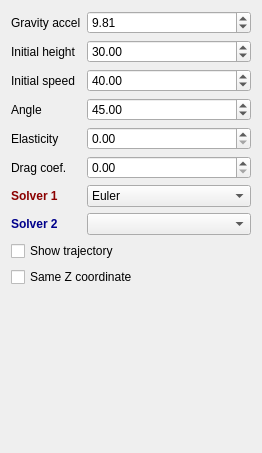
<?xml version="1.0" encoding="UTF-8"?>
<ui version="4.0">
 <class>WidgetProjectiles</class>
 <widget class="QWidget" name="WidgetProjectiles">
  <property name="geometry">
   <rect>
    <x>0</x>
    <y>0</y>
    <width>262</width>
    <height>453</height>
   </rect>
  </property>
  <property name="windowTitle">
   <string>Form</string>
  </property>
  <layout class="QFormLayout" name="formLayout">
   <item row="0" column="0">
    <widget class="QLabel" name="label_2">
     <property name="text">
      <string>Gravity accel</string>
     </property>
    </widget>
   </item>
   <item row="0" column="1">
    <widget class="QDoubleSpinBox" name="gravity">
     <property name="singleStep">
      <double>0.100000000000000</double>
     </property>
     <property name="value">
      <double>9.810000000000000</double>
     </property>
    </widget>
   </item>
   <item row="1" column="0">
    <widget class="QLabel" name="label">
     <property name="text">
      <string>Initial height</string>
     </property>
    </widget>
   </item>
   <item row="1" column="1">
    <widget class="QDoubleSpinBox" name="height">
     <property name="maximum">
      <double>100.000000000000000</double>
     </property>
     <property name="value">
      <double>30.000000000000000</double>
     </property>
    </widget>
   </item>
   <item row="3" column="0">
    <widget class="QLabel" name="label_3">
     <property name="text">
      <string>Angle</string>
     </property>
    </widget>
   </item>
   <item row="3" column="1">
    <widget class="QDoubleSpinBox" name="angle">
     <property name="minimum">
      <double>-90.000000000000000</double>
     </property>
     <property name="maximum">
      <double>90.000000000000000</double>
     </property>
     <property name="value">
      <double>45.000000000000000</double>
     </property>
    </widget>
   </item>
   <item row="2" column="0">
    <widget class="QLabel" name="label_4">
     <property name="text">
      <string>Initial speed</string>
     </property>
    </widget>
   </item>
   <item row="2" column="1">
    <widget class="QDoubleSpinBox" name="speed">
     <property name="maximum">
      <double>50.000000000000000</double>
     </property>
     <property name="value">
      <double>40.000000000000000</double>
     </property>
    </widget>
   </item>
   <item row="9" column="0" colspan="2">
    <widget class="QCheckBox" name="sameZ">
     <property name="text">
      <string>Same Z coordinate</string>
     </property>
    </widget>
   </item>
   <item row="8" column="0" colspan="2">
    <widget class="QCheckBox" name="trajectory">
     <property name="text">
      <string>Show trajectory</string>
     </property>
    </widget>
   </item>
   <item row="6" column="0">
    <widget class="QLabel" name="label_5">
     <property name="styleSheet">
      <string notr="true">font-weight:bold;color:darkred</string>
     </property>
     <property name="text">
      <string>Solver 1</string>
     </property>
    </widget>
   </item>
   <item row="7" column="0">
    <widget class="QLabel" name="label_6">
     <property name="styleSheet">
      <string notr="true">font-weight:bold;color:darkblue</string>
     </property>
     <property name="text">
      <string>Solver 2</string>
     </property>
    </widget>
   </item>
   <item row="6" column="1">
    <widget class="QComboBox" name="solver1">
     <item>
      <property name="text">
       <string>Euler</string>
      </property>
     </item>
     <item>
      <property name="text">
       <string>Symplectic Euler</string>
      </property>
     </item>
     <item>
      <property name="text">
       <string>Midpoint</string>
      </property>
     </item>
     <item>
      <property name="text">
       <string>RK2</string>
      </property>
     </item>
    </widget>
   </item>
   <item row="7" column="1">
    <widget class="QComboBox" name="solver2"/>
   </item>
   <item row="4" column="1">
    <widget class="QDoubleSpinBox" name="elasticityCoefficient">
     <property name="maximum">
      <double>1.000000000000000</double>
     </property>
     <property name="singleStep">
      <double>0.050000000000000</double>
     </property>
    </widget>
   </item>
   <item row="4" column="0">
    <widget class="QLabel" name="label_7">
     <property name="text">
      <string>Elasticity </string>
     </property>
    </widget>
   </item>
   <item row="5" column="1">
    <widget class="QDoubleSpinBox" name="dragCoefficient">
     <property name="maximum">
      <double>1.000000000000000</double>
     </property>
     <property name="singleStep">
      <double>0.050000000000000</double>
     </property>
    </widget>
   </item>
   <item row="5" column="0">
    <widget class="QLabel" name="label_8">
     <property name="text">
      <string>Drag coef.</string>
     </property>
    </widget>
   </item>
  </layout>
 </widget>
 <resources/>
 <connections/>
</ui>
